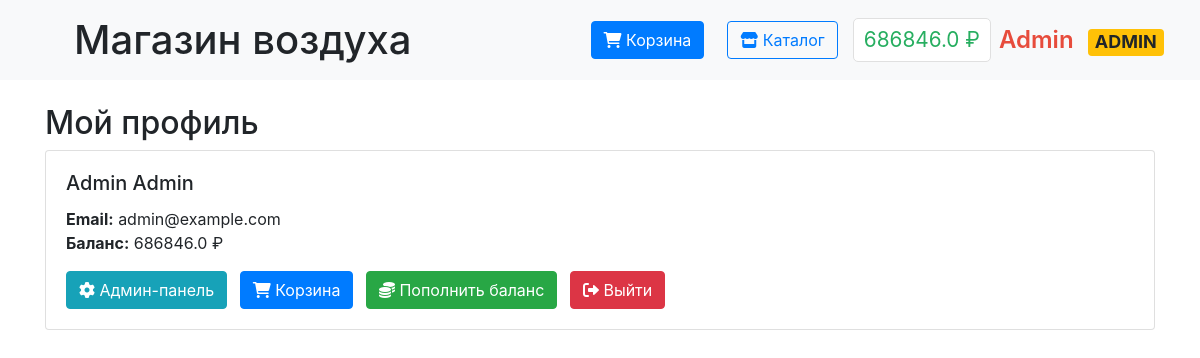
Page /profile (signed in) on the earlier database version.
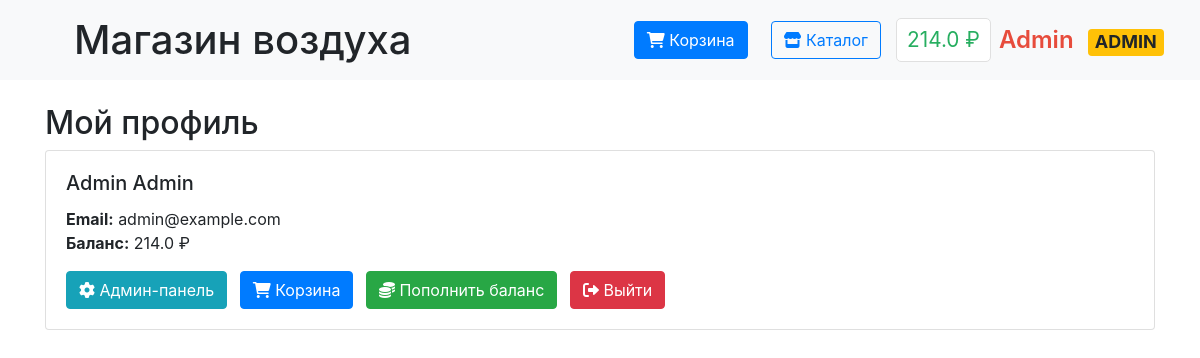
Same page on the later database version.
### data/users.py (models this page shows, shortened)
class User(SqlAlchemyBase, UserMixin):
    __tablename__ = 'users'
    id = Column(Integer, primary_key=True, autoincrement=True)
    surname = Column(String, nullable=False)
    name = Column(String, nullable=False)
    email = Column(String, unique=True, nullable=False)
    hashed_password = Column(String, nullable=False)
    balance = Column(Float, default=0)
    is_admin = Column(Boolean, default=False)

### main.py (the view)
@app.route('/profile')
@login_required
def profile():
    return render_template('profile.html', user=current_user)

### data/db_session.py (called while the page is built)
def create_session() -> Session:
    global __factory
    return __factory()

### main.py (called while the page is built)
@login_manager.user_loader
def load_user(user_id):
    db_sess = db_session.create_session()
    return db_sess.get(User, user_id)

### templates/profile.html
{% extends "base.html" %}
{% block content %}
<div class="container mt-4">
    <h2>Мой профиль</h2>
    <div class="card">
        <div class="card-body">
            <h5 class="card-title">{{ user.name }} {{ user.surname }}</h5>
            <p class="card-text">
                <strong>Email:</strong> {{ user.email }}<br>
                <strong>Баланс:</strong> {{ user.balance }} ₽
            </p>
            <div class="mt-3">
                {% if user.is_admin %}
                <a href="{{ url_for('admin_panel') }}" class="btn btn-info mr-2">
                    <i class="fas fa-cog"></i> Админ-панель
                </a>
                {% endif %}
                <a href="{{ url_for('cart') }}" class="btn btn-primary mr-2">
                    <i class="fas fa-shopping-cart"></i> Корзина
                </a>
                <a href="{{ url_for('payment') }}" class="btn btn-success mr-2">
                    <i class="fas fa-coins"></i> Пополнить баланс
                </a>
                <a href="{{ url_for('logout') }}" class="btn btn-danger">
                    <i class="fas fa-sign-out-alt"></i> Выйти
                </a>
            </div>
        </div>
    </div>
</div>
{% endblock %}

### templates/base.html (shortened to what this page needs)
<!doctype html>
<html lang="en">
<head>
    <link rel="stylesheet" href="https://stackpath.bootstrapcdn.com/bootstrap/4.4.1/css/bootstrap.min.css">
    <link rel="stylesheet" href="https://cdnjs.cloudflare.com/ajax/libs/font-awesome/6.0.0/css/all.min.css">
    <link rel="stylesheet" href="{{ url_for('static', filename='css/style.css') }}">
</head>
<body>
<nav class="navbar navbar-light bg-light">
    <div class="navbar-container">
        <h1 class="m-2" style="padding-left: 30px;">Магазин воздуха</h1>
        <div class="nav-section">
            {% if current_user.is_authenticated %}
                <a href="{{ url_for('cart') }}" class="btn btn-primary mr-2">
                    <i class="fas fa-shopping-cart"></i> Корзина
                </a>
                <a href="{{ url_for('index') }}" class="btn btn-outline-primary">
                    <i class="fas fa-store"></i> Каталог
                </a>
                <div class="d-flex align-items-center">
                    <span class="balance mr-2" onclick="window.location.href='{{ url_for('payment') }}'">
                        {{ current_user.balance }} ₽
                    </span>
                    <span class="username {% if current_user.is_admin %}admin-badge{% endif %}"
                          onclick="window.location.href='{{ url_for('profile') }}'">
                        {{ current_user.name }}
                        {% if current_user.is_admin %}<span class="badge badge-warning ml-2">ADMIN</span>{% endif %}
                    </span>
                </div>
            {% endif %}
        </div>
    </div>
</nav>
<main>
    {% block content %}{% endblock %}
</main>
</body>
</html>

Differences in the rows shown:
changed User "Admin": balance "686846.0" → "214.0"
